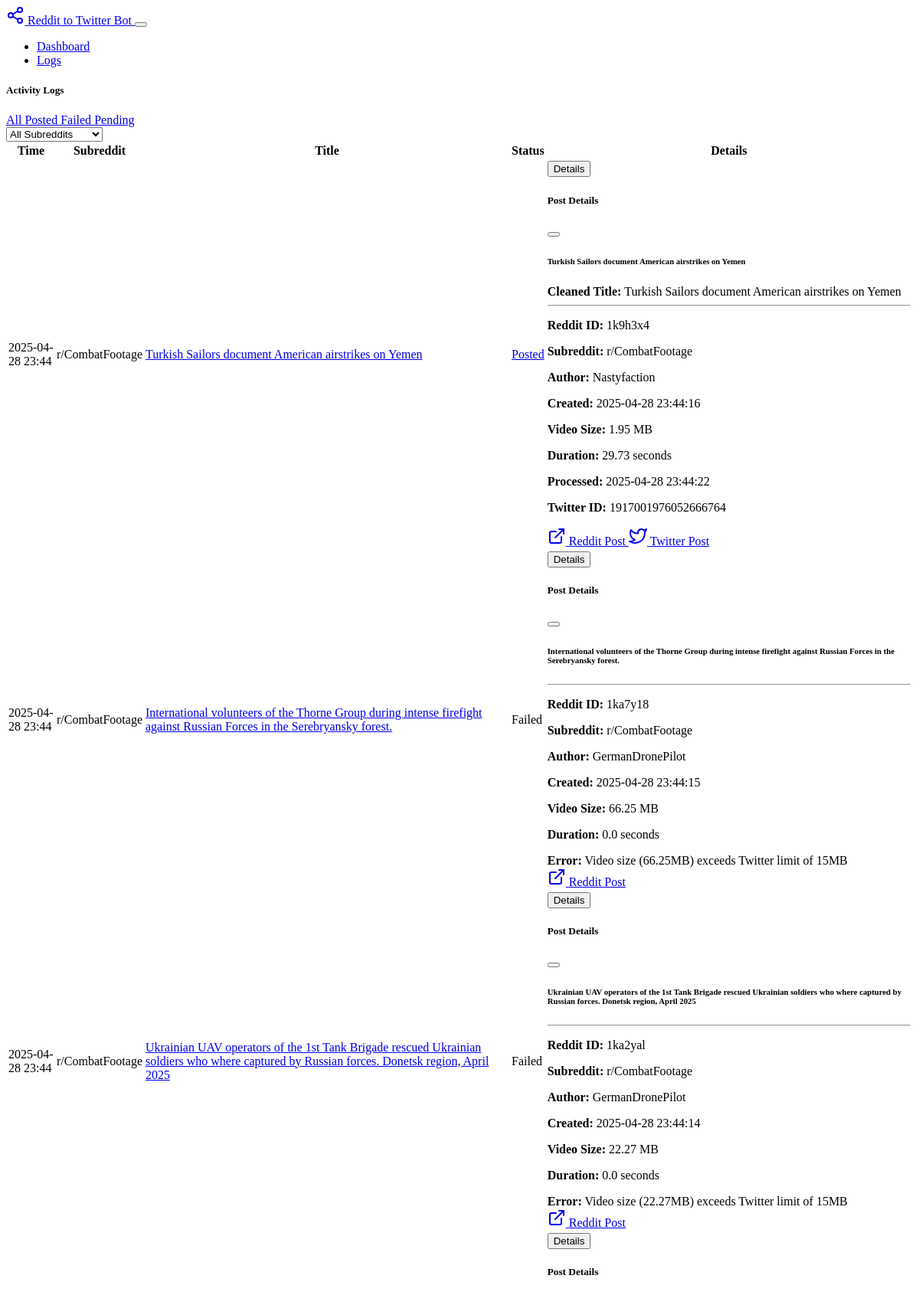
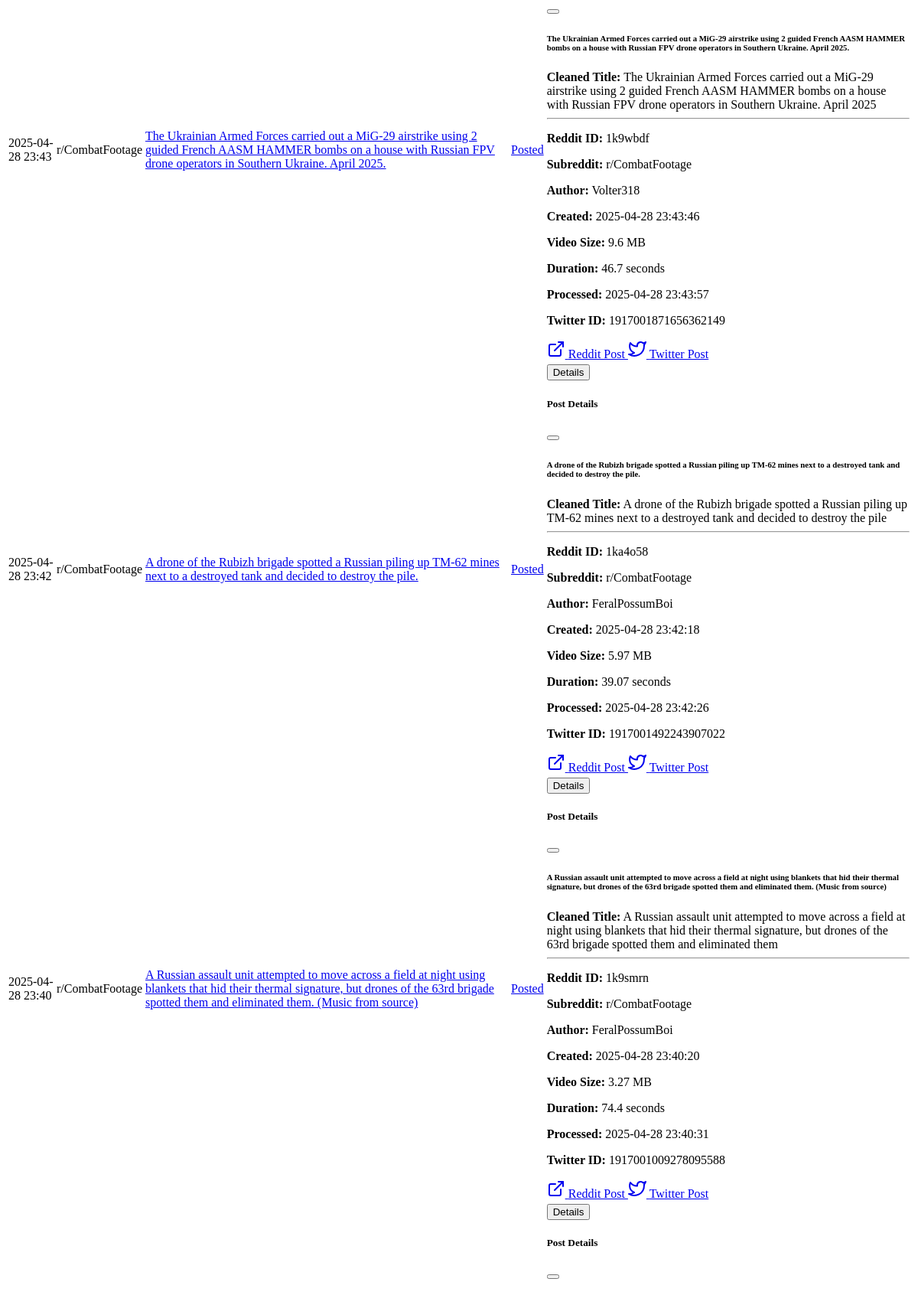
Page /logs (upper part) on the committed database (2 pictures, top to bottom).
### models.py (models this page shows, shortened)
class Post(db.Model):
    id = db.Column(db.Integer, primary_key=True)
    reddit_id = db.Column(db.String(20), unique=True, nullable=False)
    reddit_url = db.Column(db.String(255), nullable=False)
    title = db.Column(db.String(300), nullable=False)
    cleaned_title = db.Column(db.String(300), nullable=True)  # Stores the cleaned title
    subreddit = db.Column(db.String(50), nullable=False)
    author = db.Column(db.String(50), nullable=True)
    video_path = db.Column(db.String(255), nullable=True)
    video_size_bytes = db.Column(db.Integer, nullable=True)
    video_duration_seconds = db.Column(db.Float, nullable=True)
    posted_to_twitter = db.Column(db.Boolean, default=False)
    twitter_post_id = db.Column(db.String(50), nullable=True)
    twitter_post_url = db.Column(db.String(255), nullable=True)
    error = db.Column(db.Boolean, default=False)
    error_message = db.Column(db.Text, nullable=True)
    created_at = db.Column(db.DateTime, default=datetime.utcnow)
    processed_at = db.Column(db.DateTime, nullable=True)

### app.py (the view)
@app.route('/logs')
def logs():
    from models import Post
    page = request.args.get('page', 1, type=int)
    per_page = 20
    filter_type = request.args.get('filter', 'all')
    subreddit = request.args.get('subreddit', '')
    query = db.session.query(Post)
    if filter_type == 'success':
        query = query.filter_by(posted_to_twitter=True)
    elif filter_type == 'failed':
        query = query.filter_by(error=True)
    elif filter_type == 'pending':
        query = query.filter_by(posted_to_twitter=False, error=False)
    if subreddit:
        query = query.filter_by(subreddit=subreddit)
    pagination = query.order_by(Post.created_at.desc()).paginate(page=page, per_page=per_page)
    posts = pagination.items
    all_subreddits = db.session.query(Post.subreddit).distinct().all()
    all_subreddits = [s[0] for s in all_subreddits]
    return render_template('logs.html',
                          posts=posts,
                          pagination=pagination,
                          all_subreddits=all_subreddits,
                          current_filter=filter_type,
                          current_subreddit=subreddit)

### templates/logs.html (shortened to what this page needs)
<!DOCTYPE html>
<html lang="en" data-bs-theme="dark">
<head>
    <link rel="stylesheet" href="https://cdn.replit.com/agent/bootstrap-agent-dark-theme.min.css">
    <link rel="stylesheet" href="https://cdn.jsdelivr.net/npm/feather-icons/dist/feather.min.css">
    <link rel="stylesheet" href="{{ url_for('static', filename='css/custom.css') }}">
</head>
<body>
    <nav class="navbar navbar-expand-lg navbar-dark bg-dark">
        <div class="container">
            <a class="navbar-brand" href="{{ url_for('index') }}">
                <i data-feather="share-2"></i> Reddit to Twitter Bot
            </a>
            <button class="navbar-toggler" type="button" data-bs-toggle="collapse" data-bs-target="#navbarNav">
            </button>
            <div class="collapse navbar-collapse" id="navbarNav">
                <ul class="navbar-nav ms-auto">
                    <li class="nav-item">
                        <a class="nav-link" href="{{ url_for('index') }}">Dashboard</a>
                    </li>
                    <li class="nav-item">
                        <a class="nav-link active" href="{{ url_for('logs') }}">Logs</a>
                    </li>
                </ul>
            </div>
        </div>
    </nav>
    <div class="container mt-4">
        <div class="card mb-4">
            <div class="card-header">
                <h5 class="mb-0">Activity Logs</h5>
            </div>
            <div class="card-body">
                <div class="row mb-3">
                    <div class="col-md-8">
                        <div class="btn-group" role="group">
                            <a href="{{ url_for('logs', filter='all', subreddit=current_subreddit) }}"
                               class="btn btn-outline-secondary {{ 'active' if current_filter == 'all' }}">
                                All
                            </a>
                            <a href="{{ url_for('logs', filter='success', subreddit=current_subreddit) }}"
                               class="btn btn-outline-success {{ 'active' if current_filter == 'success' }}">
                                Posted
                            </a>
                            <a href="{{ url_for('logs', filter='failed', subreddit=current_subreddit) }}"
                               class="btn btn-outline-danger {{ 'active' if current_filter == 'failed' }}">
                                Failed
                            </a>
                            <a href="{{ url_for('logs', filter='pending', subreddit=current_subreddit) }}"
                               class="btn btn-outline-warning {{ 'active' if current_filter == 'pending' }}">
                                Pending
                            </a>
                        </div>
                    </div>
                    <div class="col-md-4">
                        <select class="form-select" id="subredditFilter" onchange="filterBySubreddit(this.value)">
                            <option value="">All Subreddits</option>
                        </select>
                    </div>
                </div>
                <div class="table-responsive">
                    <table class="table table-striped">
                        <thead>
                            <tr>
                                <th>Time</th>
                                <th>Subreddit</th>
                                <th>Title</th>
                                <th>Status</th>
                                <th>Details</th>
                            </tr>
                        </thead>
                        <tbody>
                            {% for post in posts %}
                            <tr>
                                <td>{{ post.created_at.strftime('%Y-%m-%d %H:%M') }}</td>
                                <td>r/{{ post.subreddit }}</td>
                                <td>
                                    <a href="{{ post.reddit_url }}" target="_blank" class="text-truncate d-inline-block" style="max-width: 300px;">
                                        {{ post.title }}
                                    </a>
                                </td>
                                <td>
                                    {% if post.error %}
                                    <span class="badge bg-danger">Failed</span>
                                    {% elif post.posted_to_twitter %}
                                    <a href="{{ post.twitter_post_url }}" target="_blank" class="badge bg-success">Posted</a>
                                    {% else %}
                                    <span class="badge bg-warning">Pending</span>
                                    {% endif %}
                                </td>
                                <td>
                                    <button class="btn btn-sm btn-outline-info"
                                            data-bs-toggle="modal"
                                            data-bs-target="#detailsModal{{ post.id }}">
                                        Details
                                    </button>
                                    <div class="modal fade" id="detailsModal{{ post.id }}" tabindex="-1">
                                        <div class="modal-dialog modal-lg">
                                            <div class="modal-content">
                                                <div class="modal-header">
                                                    <h5 class="modal-title">Post Details</h5>
                                                    <button type="button" class="btn-close" data-bs-dismiss="modal"></button>
                                                </div>
                                                <div class="modal-body">
                                                    <h6>{{ post.title }}</h6>
                                                    {% if post.cleaned_title %}
                                                    <div class="alert alert-info">
                                                        <strong>Cleaned Title:</strong> {{ post.cleaned_title }}
                                                    </div>
                                                    {% endif %}
                                                    <hr>
                                                    <div class="row">
                                                        <div class="col-md-6">
                                                            <p><strong>Reddit ID:</strong> {{ post.reddit_id }}</p>
                                                            <p><strong>Subreddit:</strong> r/{{ post.subreddit }}</p>
                                                            <p><strong>Author:</strong> {{ post.author }}</p>
                                                            <p><strong>Created:</strong> {{ post.created_at.strftime('%Y-%m-%d %H:%M:%S') }}</p>
                                                        </div>
                                                        <div class="col-md-6">
                                                            {% if post.video_path %}
                                                            <p><strong>Video Size:</strong> {{ (post.video_size_bytes / 1024 / 1024)|round(2) }} MB</p>
                                                            <p><strong>Duration:</strong> {{ post.video_duration_seconds|round(2) }} seconds</p>
                                                            {% endif %}
                                                            {% if post.processed_at %}
                                                            <p><strong>Processed:</strong> {{ post.processed_at.strftime('%Y-%m-%d %H:%M:%S') }}</p>
                                                            {% endif %}
                                                            {% if post.posted_to_twitter %}
                                                            <p><strong>Twitter ID:</strong> {{ post.twitter_post_id }}</p>
                                                            {% endif %}
                                                        </div>
                                                    </div>
                                                    {% if post.error %}
                                                    <div class="alert alert-danger mt-3">
                                                        <strong>Error:</strong> {{ post.error_message }}
                                                    </div>
                                                    {% endif %}
                                                    <div class="mt-3">
                                                        <div class="d-flex">
                                                            <a href="{{ post.reddit_url }}" target="_blank" class="btn btn-outline-primary me-2">
                                                                <i data-feather="external-link"></i> Reddit Post
                                                            </a>
                                                            {% if post.posted_to_twitter %}
                                                            <a href="{{ post.twitter_post_url }}" target="_blank" class="btn btn-outline-info">
                                                                <i data-feather="twitter"></i> Twitter Post
                                                            </a>
                                                            {% endif %}
                                                        </div>
                                                    </div>
                                                </div>
                                            </div>
                                        </div>
                                    </div>
                                </td>
                            </tr>
                            {% else %}
                            <tr>
                                <td colspan="5" class="text-center py-3">No posts found</td>
                            </tr>
                            {% endfor %}
                        </tbody>
                    </table>
                </div>
            </div>
        </div>
    </div>
</body>
</html>

### static/css/custom.css (style rules this page uses)
.table-responsive { border-radius: 0.25rem; overflow: hidden; }
.modal-content { border: none; border-radius: 0.5rem; }
.modal-header { border-bottom-color: rgba(255, 255, 255, 0.1); }

### rows in the picture
Post: created_at "2025-04-28 23:44", subreddit "CombatFootage", title "Turkish Sailors document American airstrikes on Yemen", cleaned_title "Turkish Sailors document American airstrikes on Yemen", reddit_id "1k9h3x4", author "Nastyfaction", created_at "2025-04-28 23:44:16", (post.video_size_bytes/1024/1024)|round(2) "1.95", video_duration_seconds "29.73", processed_at "2025-04-28 23:44:22", twitter_post_id "1917001976052666764"
Post: created_at "2025-04-28 23:44", subreddit "CombatFootage", title "International volunteers of the Thorne Group during intense firefight against Russian Forces in the Serebryansky forest.", error "Failed", reddit_id "1ka7y18", author "GermanDronePilot", created_at "2025-04-28 23:44:15", (post.video_size_bytes/1024/1024)|round(2) "66.25", video_duration_seconds "0.0", error_message "Video size (66.25MB) exceeds Twitter limit of 15MB"
Post: created_at "2025-04-28 23:44", subreddit "CombatFootage", title "Ukrainian UAV operators of the 1st Tank Brigade rescued Ukrainian soldiers who where captured by Russian forces. Donetsk region, April 2025", error "Failed", reddit_id "1ka2yal", author "GermanDronePilot", created_at "2025-04-28 23:44:14", (post.video_size_bytes/1024/1024)|round(2) "22.27", video_duration_seconds "0.0", error_message "Video size (22.27MB) exceeds Twitter limit of 15MB"
Post: created_at "2025-04-28 23:43", subreddit "CombatFootage", title "The Ukrainian Armed Forces carried out a MiG-29 airstrike using 2 guided French AASM HAMMER bombs on a house with Russian FPV drone operators in Southern Ukraine. April 2025.", cleaned_title "The Ukrainian Armed Forces carried out a MiG-29 airstrike using 2 guided French AASM HAMMER bombs on a house with Russian FPV drone operators in Southern Ukraine. April 2025", reddit_id "1k9wbdf", author "Volter318", created_at "2025-04-28 23:43:46", (post.video_size_bytes/1024/1024)|round(2) "9.6", video_duration_seconds "46.7", processed_at "2025-04-28 23:43:57", twitter_post_id "1917001871656362149"
Post: created_at "2025-04-28 23:42", subreddit "CombatFootage", title "A drone of the Rubizh brigade spotted a Russian piling up TM-62 mines next to a destroyed tank and decided to destroy the pile.", cleaned_title "A drone of the Rubizh brigade spotted a Russian piling up TM-62 mines next to a destroyed tank and decided to destroy the pile", reddit_id "1ka4o58", author "FeralPossumBoi", created_at "2025-04-28 23:42:18", (post.video_size_bytes/1024/1024)|round(2) "5.97", video_duration_seconds "39.07", processed_at "2025-04-28 23:42:26", twitter_post_id "1917001492243907022"
Post: created_at "2025-04-28 23:40", subreddit "CombatFootage", title "A Russian assault unit attempted to move across a field at night using blankets that hid their thermal signature, but drones of the 63rd brigade spotted them and eliminated them. (Music from source)", cleaned_title "A Russian assault unit attempted to move across a field at night using blankets that hid their thermal signature, but drones of the 63rd brigade spotted them and eliminated them", reddit_id "1k9smrn", author "FeralPossumBoi", created_at "2025-04-28 23:40:20", (post.video_size_bytes/1024/1024)|round(2) "3.27", video_duration_seconds "74.4", processed_at "2025-04-28 23:40:31", twitter_post_id "1917001009278095588"
